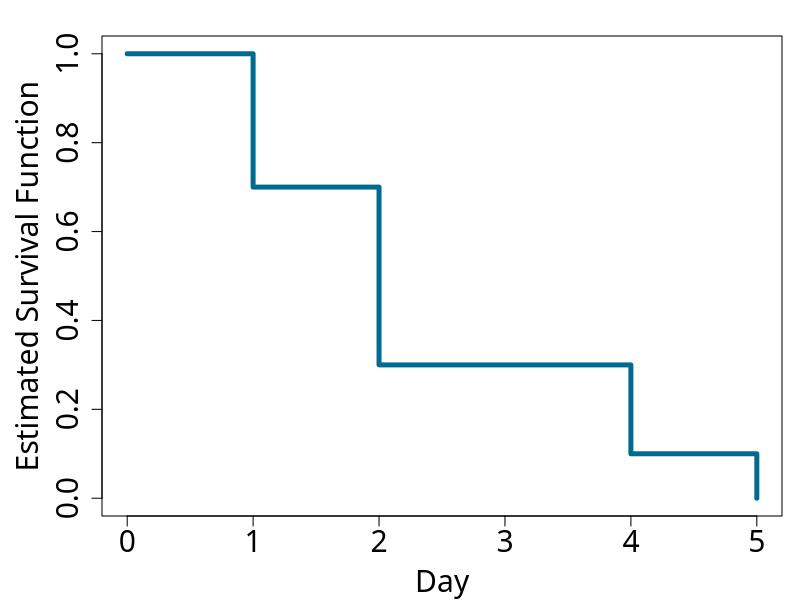
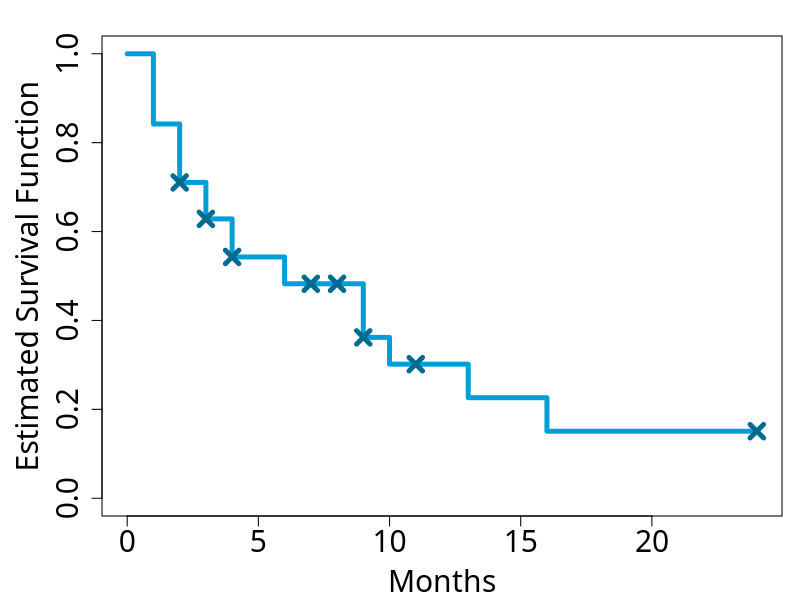
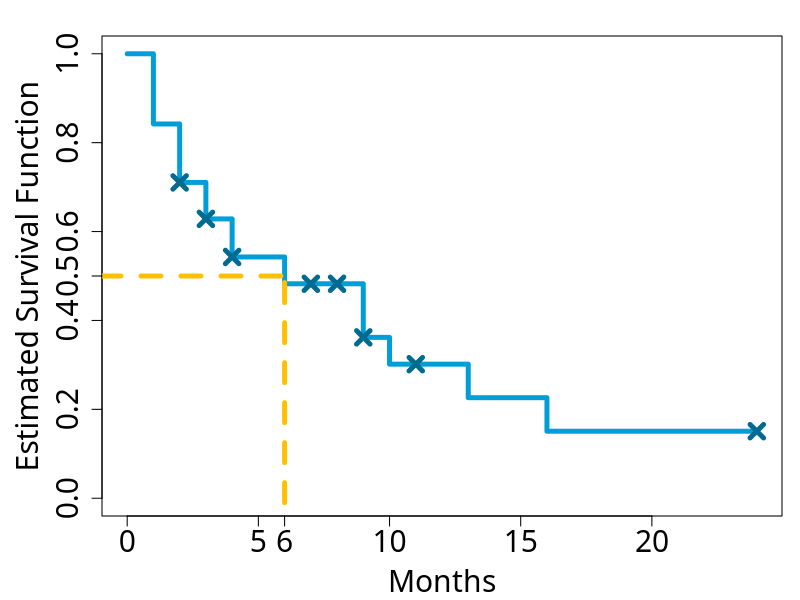

These charts were generated, in order, by the following R code:
## ---- chunk 1
#| code-fold: true
#| code-summary: "Plotting the Estimated Survival Function in R"
#| label: estimated-light-bulb-survival-function
days <- 0:5 # creating a vector of time markers
survival_function <- c(1, 7/10, 3/10, 3/10, 1/10, 0) # creating a vector of estimated probabilities
par(mar=c(bottom=4.2, left=5.1, top=1.8, right=0.9), family="Roboto Slab") # setting the plot options
plot(days, survival_function, type="s", ylim=c(0,1), xlab="Day", ylab="Estimated Survival Function", col="#006a90", lwd=4.8, cex.lab=1.8, cex.axis=1.8)
## ---- chunk 2
#| code-fold: true
#| code-summary: "Inputting the Results of the Study into a Data Frame in R"
#| label: inputting-data
women <- 1:38 # creating identifiers for each woman in the study
event_times <- c(1, 1, 11, 7, 3, 4, 9, 4, 24, 6, 9, 2, 6, 16, 9, 2, 2, 3, 1, 8, 8, 4, 4, 1, 7, 9, 2, 9, 24, 
                 1, 1, 9, 13, 10, 3, 2, 3, 2) # inputting the number of months after their surgical intervention
                                              # at which they conceived or were censored
conception_or_censoring <- c('Conceived', 'Conceived', 'Censored', 'Censored', 'Conceived', 'Conceived', 'Censored', 'Conceived', 'Censored', 'Conceived', 'Censored',
                             'Conceived', 'Conceived', 'Conceived', 'Conceived', 'Censored', 'Conceived', 'Conceived', 'Conceived', 'Censored', 'Censored', 'Conceived',
                             'Censored', 'Conceived', 'Censored', 'Conceived', 'Conceived', 'Conceived', 'Censored', 'Conceived', 'Conceived', 'Censored', 'Conceived',
                             'Conceived', 'Conceived', 'Conceived', 'Censored', 'Conceived') # inputting which event occurred for each woman
conception_study <- data.frame(subject=women, months=event_times, event=conception_or_censoring)
## ---- chunk 3
#| code-fold: true
#| code-summary: "Restructuring the Data in R"
#| label: summarising-data
months_from_intervention <- sort(unique(conception_study$months)) # getting the different numbers of months after surgical intervention 
                                                                  # it took for conception or censoring to occur
months_from_intervention <- c(0, months_from_intervention) # adding month zero for the start of the study
num_times <- length(months_from_intervention) # finding the number of unique event times 
censored <- rep(NA, times=num_times) 
conceived <- rep(NA, times=num_times)
for (i in 1:num_times) { # counting the number of conceptions and censorings at each event time
  month_i <- months_from_intervention[i]
  censored[i] <- nrow(conception_study[conception_study$months == month_i & conception_study$event == 'Censored', ])
  conceived[i] <- nrow(conception_study[conception_study$months == month_i & conception_study$event == 'Conceived', ])
}
conception_data_summary <- data.frame(months=months_from_intervention, censored=censored, conceived=conceived)
## ---- chunk 4
#| code-fold: true
#| code-summary: "Finding the Number of Study Participants Still Being Followed Up at Each Time Stage in R"
#| label: remaining-women
num_remaining <- rep(NA, times=num_times) # initialising a vector to store the number of remaining study members at each event time
num_remaining[1] <- 38 # at month zero, all women are still being followed up 
for (i in 2:num_times) { # finding the number of women still being followed up at each event time from the previous number, 
                         # and the number who conceived or were censored at the previous event time
  num_remaining[i] <- num_remaining[i-1] - censored[i-1] - conceived[i-1]
}
conception_data_summary$remaining <- num_remaining # adding a column to the data frame
## ---- chunk 5
#| code-fold: true
#| code-summary: "Estimating the Conditional Probabilities for Each Time Stage in R"
#| label: conditional-probabilities
conception_survival_analysis <- subset(conception_data_summary, select=-censored) # creating a new data frame without the censoring column
conditional_probabilities <- rep(NA, times=num_times) # initialising a vector to store the estimated conditional probabilities
for (i in 1:num_times) { # finding an estimate for the conditional probability at each event time
  conditional_probabilities[i] <- (num_remaining[i]-conceived[i])/num_remaining[i]
}
conception_survival_analysis$conditionals <- conditional_probabilities
## ---- chunk 6
#| code-fold: true
#| code-summary: "Estimating the Survival Function in R"
#| label: survival-function
survival_function <- cumprod(conditional_probabilities) # finding the cumulative product of the estimated conditional probabilities
conception_survival_analysis$survival <- survival_function
## ---- chunk 7
#| code-fold: true
#| code-summary: "Plotting the Estimated Survival Function in R"
#| label: survival-function-plot
par(mar=c(bottom=4.2, left=5.1, top=1.8, right=0.9), family="Roboto Slab") # setting the plot options
KM_curve_plot <- function (surv_df, study_df) {
  plot(surv_df$months, surv_df$survival, type="s", ylim=c(0,1), 
       xlab="Months", ylab="Estimated Survival Function", col="#009ed8", lwd=4.8, cex.lab=1.8, cex.axis=1.8)
  censoring_months <- sort(unique(study_df[which((study_df$event == 'Censored')),]$months))  # finding the months in which censoring occurred
  surv_fuc_eval_at_censoring <- surv_df[surv_df$months %in% censoring_months,]$survival # evaluating the estimated survival function
                                                                                        # at those points
  points(censoring_months, surv_fuc_eval_at_censoring, pch=4, cex=1.8, col="#006a90", lwd=4.8)
}
KM_curve_plot(conception_survival_analysis, conception_study)
## ---- chunk 8
#| code-fold: true
#| code-summary: "Finding the Median Time to Conception in R"
#| label: median-time-to-conception
median_month <- conception_survival_analysis$months[which(conception_survival_analysis$survival <= 0.5)[1]] # finding the first month at which the estimated survival function drops to equal or below 0.5
par(mar=c(bottom=4.2, left=5.1, top=1.8, right=0.9), family="Roboto Slab") # setting the plot options
KM_curve_plot(conception_survival_analysis, conception_study)
segments(-1, 0.5, median_month, 0.5, col="#ffc000", lwd=4.8, lty=2) # plotting the line across from the y-axis to the survival curve
axis(1, at=median_month, cex.lab=1.8, cex.axis=1.8) # marking 0.5 on the y-axis
segments(median_month, -1, median_month, 0.5, col="#ffc000", lwd=4.8, lty=2) # plotting the line down from the survival curve to the x-axis
axis(2, at=0.5, cex.lab=1.8, cex.axis=1.8) # marking the median on the x-axis
